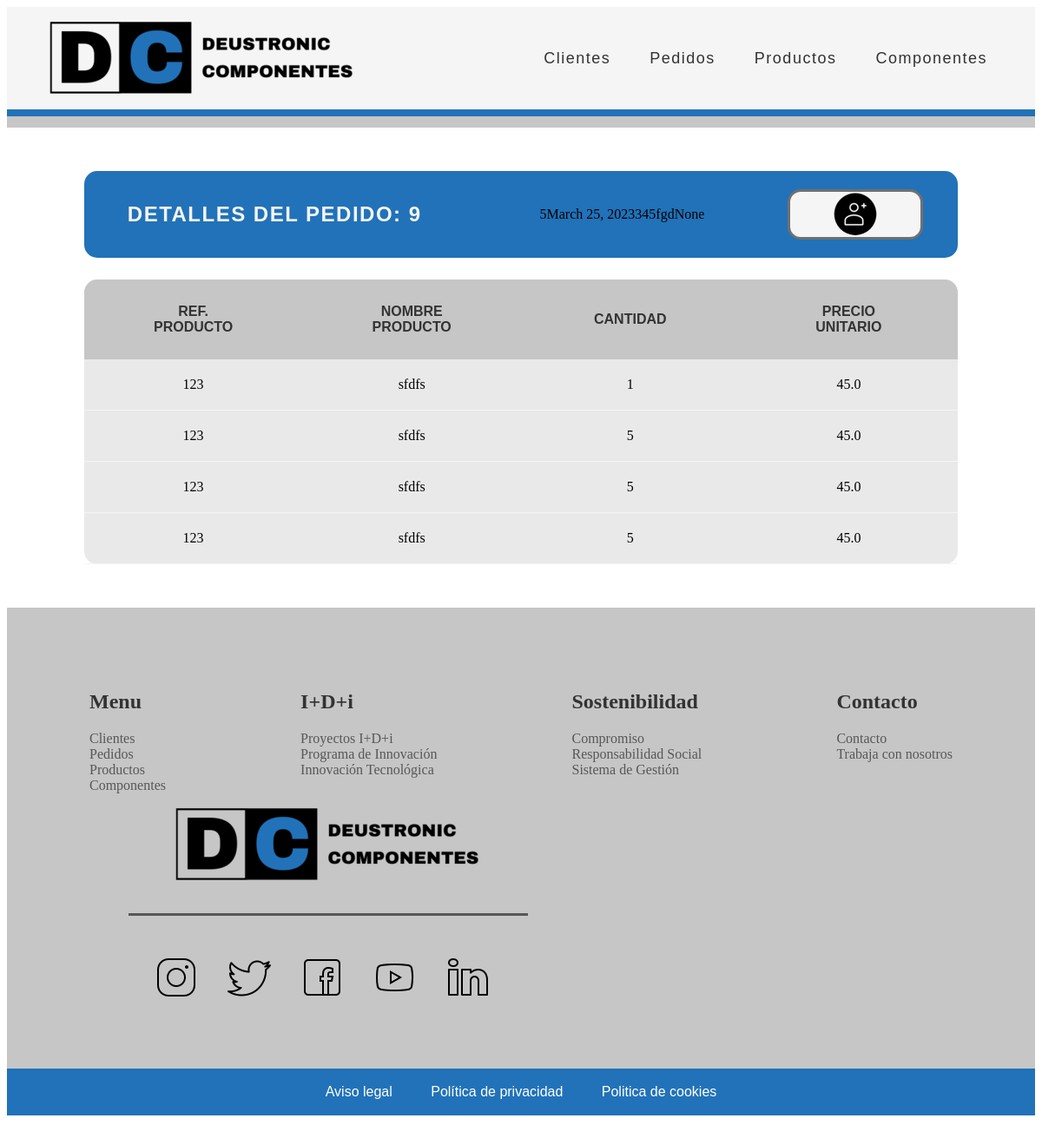
/appGestionPedidos/detallesPedido/9/, run on an earlier commit of the app's database.
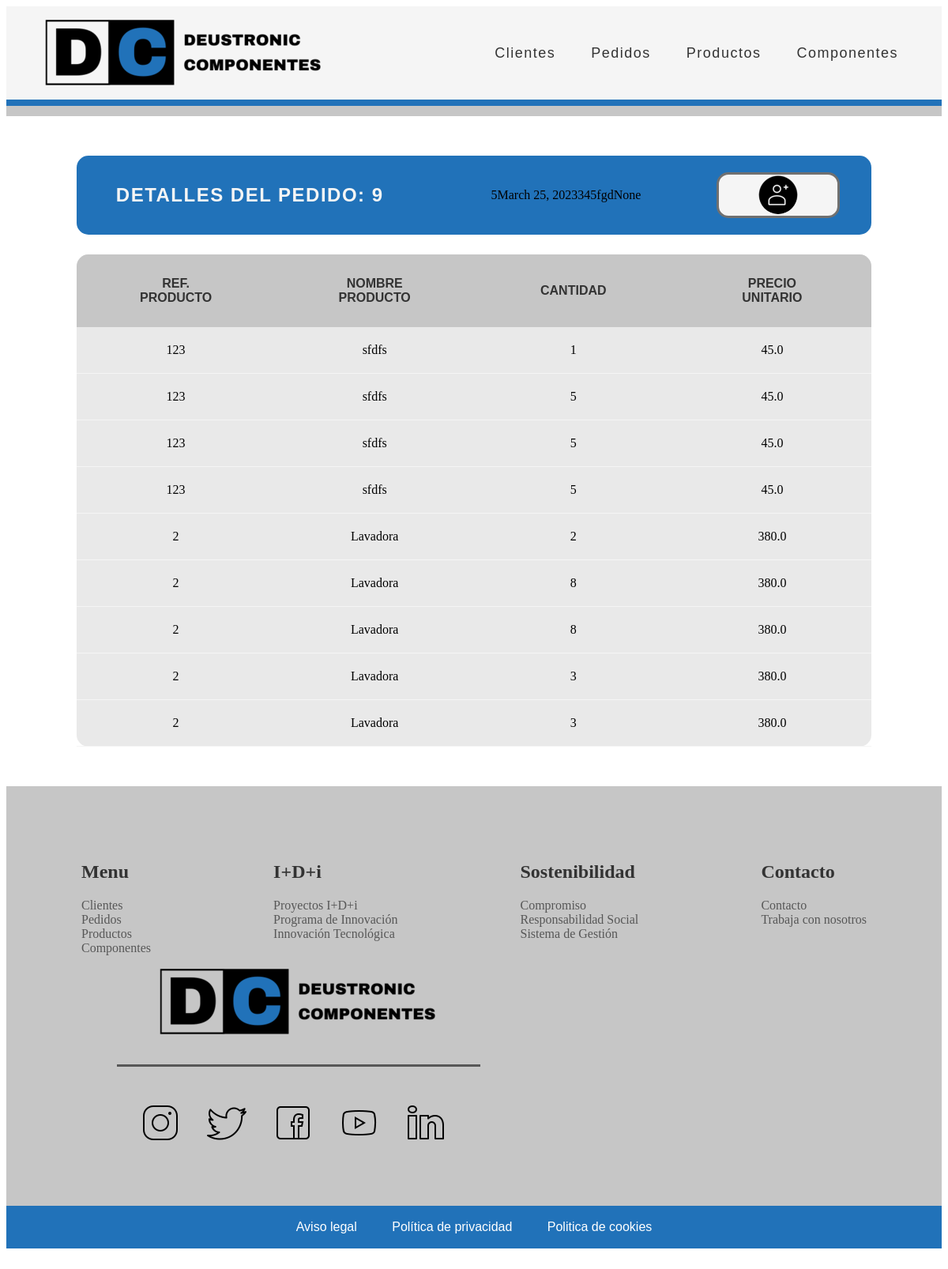
And on a later commit of the database.
### appGestionPedidos/models.py (models this page shows, shortened)
class Pedido(models.Model):
    referencia = models.IntegerField(unique=True)
    producto = models.ManyToManyField(Producto, through="ProductoPedido")
    fecha = models.DateField()
    cliente = models.ForeignKey(Cliente, on_delete=models.CASCADE)
    precioTotal = models.FloatField(blank=True, null=True)

class Cliente(models.Model):
    CIF = models.CharField(max_length=9, unique=True)
    nombreEmpresa = models.CharField(max_length=16)
    direccion = models.CharField(max_length=60)
    datosContacto = models.CharField(max_length=60)

class ProductoPedido(models.Model):
    idProducto = models.ForeignKey(Producto, on_delete=models.CASCADE)
    idPedido = models.ForeignKey(Pedido, on_delete=models.CASCADE)
    cantidad = models.IntegerField()

class Producto(models.Model):
    referencia = models.IntegerField(unique=True)
    precio = models.FloatField()
    nombre = models.CharField(max_length=16)
    descripcion = models.CharField(max_length=60)
    categoria = models.CharField(max_length=16)
    componente = models.ManyToManyField(Componente)

### appGestionPedidos/views.py (the view)
# urls.py: path('detallesPedido/<int:pk>/', views.ProductoPedidoDetailView.as_view(), name='detalles_Pedido'),
class ProductoPedidoDetailView(DetailView):
    model = Pedido

### appGestionPedidos/templates/appGestionPedidos/pedido_detail.html (shortened to what this page needs)
{% extends "base.html" %}
{% load static %}
{% block contenido %}
{% if pedido %}
<div class="main_container">
    <div class="main_title_container">
        <div class="main_title">
            <h2>DETALLES DEL PEDIDO: {{ pedido.id }}</h2>
        </div>
        <div class="main_title_detail">
            <ul>
                <li>{{ pedido.referencia }}</li>
                <li>{{ pedido.fecha }}</li>
                <li>{{ pedido.cliente.CIF }}</li>
                <li>{{ pedido.cliente.nombreEmpresa }}</li>
                <li>{{ pedido.precioTotal }}</li>
            </ul>
        </div>
        <a href="/appGestionPedidos/productoPedido/create"><img src="{% static 'imagenes\crear_cliente_2.png' %}" alt="Añadir productos al pedido"></a>
    </div>
    {% if pedido.producto.all %}
    <div class="main_table_container">
        <table class="main_table">
            <thead>
                <tr>
                    <th>REF. Producto</th>
                    <th>Nombre Producto</th>
                    <th>Cantidad</th>
                    <th>Precio Unitario</th>
                </tr>
            </thead>
            {% for productoPedido in pedido.productopedido_set.all %}
            <tbody class="main_table_contenido">
                <tr>
                    <td>{{ productoPedido.idProducto.referencia }}</td>
                    <td>{{ productoPedido.idProducto.nombre }}</td>
                    <td>{{ productoPedido.cantidad }}</td>
                    <td>{{ productoPedido.idProducto.precio }}</td>
                </tr>
            </tbody>
            {% endfor %}
        </table>
    </div>
    {% else %}
    <p>No hay detalles asociados al pedido.</p>
    {% endif %}
</div>
{% else %}
<p>No existe este pedidos</p>
{% endif %}
{% endblock %}

### appGestionPedidos/templates/base.html (shortened to what this page needs)
{% load static %}
<!DOCTYPE html>
<html lang="en">
    <head>
        <link rel="stylesheet" href="{% static 'CSS/estilos.css' %}">
    </head>
    <body>
        <header class="header">
            <div class="header_container">
                <div class="header_logo">
                    <a href="/appGestionPedidos"><img src="{% static 'imagenes\Logotipo.png' %}" alt="logo de la compañia"></a>
                </div>
                <nav class="header_navigation">
                    <ul>
                        <li><a href="/appGestionPedidos">Clientes</a></li>
                        <li><a href="/appGestionPedidos/pedido/list">Pedidos</a></li>
                        <li><a href="/appGestionPedidos/producto/list">Productos</a></li>
                        <li><a href="/appGestionPedidos/componente/list">Componentes</a></li>
                    </ul>
                </nav>
            </div>
            <div class="header_line">
                <div class="header_line_blue"></div>
                <div class="header_line_grey"></div>
            </div>
        </header>
        <main>
            {% block contenido %}{% endblock %}
        </main>
        <footer class="footer">
            <div class="footer_container">
                <div class="footer_top">
                    <div class="footer_top_container">
                        <div class="footer_top_cc">
                            <div class="footer_top_c">
                                <h2>Menu</h2>
                                <li><a href="/appGestionPedidos">Clientes</a></li>
                                <li><a href="/appGestionPedidos/pedido/list">Pedidos</a></li>
                                <li><a href="/appGestionPedidos/producto/list">Productos</a></li>
                                <li><a href="/appGestionPedidos/componente/list">Componentes</a></li>
                            </div>
                            <div class="footer_top_c">
                                <h2>I+D+i</h2>
                                <li><a href="https://www.google.es/" target="_blank">Proyectos I+D+i</a></li>
                                <li><a href="https://www.google.es/" target="_blank">Programa de Innovación</a></li>
                                <li><a href="https://www.google.es/" target="_blank">Innovación Tecnológica</a></li>
                            </div>
                            <div class="footer_top_c">
                                <h2>Sostenibilidad</h2>
                                <li><a href="https://www.google.es/" target="_blank">Compromiso</a></li>
                                <li><a href="https://www.google.es/" target="_blank">Responsabilidad Social</a></li>
                                <li><a href="https://www.google.es/" target="_blank">Sistema de Gestión</a></li>
                            </div>
                            <div class="footer_top_c">
                                <h2>Contacto</h2>
                                <li><a href="https://www.google.es/" target="_blank">Contacto</a></li>
                                <li><a href="https://www.google.es/">Trabaja con nosotros</a></li>
                            </div>
                            <div class="footer_top_c_right">
                                <div class="footer_logo">
                                    <a href="/appGestionPedidos"><img src="{% static 'imagenes\Logotipo.png' %}" alt="logo de la compañia en blanco y negro"></a>
                                </div>
                                <div class="footer_top_line"></div>
                                <div class="footer_top_SM">
                                    <ul>
                                        <li><a href="https://www.instagram.com/"><img src="{% static 'imagenes\icons8-instagram-50.png' %}" alt="Instagram icon"></a></li>
                                        <li><a href="https://twitter.com/"><img src="{% static 'imagenes\icons8-twitter-50.png' %}" alt="Twitter icon"></a></li>
                                        <li><a href="https://www.facebook.com/"><img src="{% static 'imagenes\icons8-facebook-50.png' %}" alt="Facebook icon"></a></li>
                                        <li><a href="https://www.youtube.com/"><img src="{% static 'imagenes\icons8-youtube-play-50.png' %}" alt="YouTube icon"></a></li>
                                        <li><a href="https://www.linkedin.com/"><img src="{% static 'imagenes\icons8-linkedin-50.png' %}" alt="LinkedIn icon"></a></li>
                                    </ul>
                                </div>
                            </div>
                        </div>
                    </div>
                </div>
                <div class="footer_bottom">
                    <ul>
                        <li><a href="https://www.google.es/" target="_blank">Aviso legal</a></li>
                        <li><a href="https://www.google.es/" target="_blank">Política de privacidad</a></li>
                        <li><a href="https://www.google.es/" target="_blank">Politica de cookies</a></li>
                    </ul>
                </div>
            </div>
        </footer>
    </body>
</html>

### appGestionPedidos/static/CSS/estilos.css (style rules this page uses)
a:link, a:visited { color: rgb(243, 3, 43); text-decoration: none; }
header { background-color: whitesmoke; color: #333; }
.header_container { display: flex; justify-content: space-between; align-items: center; }
.header_logo a { padding-left: 45px; }
.header_line_blue { background-color: #2172b9; height: 8px; }
.header_line_grey { background-color: #c6c6c6; height: 13px; }
.header_navigation ul { margin-right: 35px; padding: 0; list-style: none; font-family: sans-serif; font-size: large; justify-content: space-between; }
.header_navigation ul li { display: inline-block; }
.header_navigation ul li a { display: block; padding: 10px 20px; transition: all 0.4s linear; border-radius: 5px; cursor: pointer; color: #333; letter-spacing: 1.5px; }
.header a { text-decoration: none; }
.main_container { width: 85%; max-width: 1300px; margin: 50px auto; text-align: justify; }
.main_title_container { display: flex; align-items: center; justify-content: space-between; background-color: #2172b9; border-radius: 15px; height: 100px; }
.main_title_container a { align-items: center; text-align: center; height: 52px; width: 150px; margin-right: 40px; font-size: large; font-weight: 800; color:#333333; font-family: sans-serif; background-color:whitesmoke; border-color: #333333af; border-width: 3px; border-style: solid; border-radius: 15px; }
.main_title_container img { border-radius: 50px; }
.main_title { display: flex; align-items: center; vertical-align: middle; color: whitesmoke; padding-left: 50px; }
.main_title h2 { vertical-align: middle; font-family: sans-serif; font-size: x large; letter-spacing: 1.5px; }
.main_title_detail ul { list-style: none; display: flex; flex-direction: row; margin: 20px; }
.main_table_container { margin-top: 25px; display: flex; justify-content: center; background-color: #d4d4d483; border-radius: 15px; border: solid 1px rgba(255. 255, 255, 0.2); }
.main_table { width: 100%; font-size: 14px; table-layout: fixed; border-collapse: collapse; }
.main_table thead { background: #c6c6c6; }
.main_table th { padding: 28px 70px; font-weight: 775; font-family: sans-serif; font-size: medium; text-align: center; text-transform: uppercase; color:#333333; }
.main_table th:first-child { border-top-left-radius: 15px; }
.main_table th:last-child { border-top-right-radius: 15px; }
.main_table td { margin: 40px 70px; padding: 20px 0px; font-size: medium; text-align: center; border-bottom: solid 1px whitesmoke; }
.footer a { color: #575757 }
.footer_top { padding: 30px 0; background-color: #c6c6c6; color: #333; }
.footer_top_container { padding: 0px 65px; max-width: 1600px; margin: auto; }
.footer_top_cc { display: flex; flex-wrap: wrap; justify-content: space-between; }
.footer_top_c { width: auto; padding: 0 30px; padding-top: 45px; align-items: center; list-style: none; }
.footer_top_c_right { padding-left: 75px; padding-right: 15px; width: 460px; align-items: center; }
.footer_logo a { padding-left: 50px; }
.footer_top_line { margin-top: 20px; background-color: #575757; height: 3px; }
.footer_top_SM ul { list-style: none; justify-content: space-between; align-items: center; padding: 15px; }
.footer_top_SM ul li { display: inline-block; padding: 15px; }
.footer_bottom { background-color: #2172b9; display: flex; justify-content: center; }
.footer_bottom ul { padding: 0; list-style: none; font-family: Arial, Helvetica, sans-serif; font-size: medium; justify-content: space-between; }
.footer_bottom ul li { display: inline-block; }
.footer_bottom ul li a { display: block; padding: 2px 20px; cursor: pointer; color: white; }

What changed in the data, as far as the page shows it:
added ProductoPedido: idProducto.referencia "2", idProducto.nombre "Lavadora", cantidad "2", idProducto.precio "380.0"
added ProductoPedido: idProducto.referencia "2", idProducto.nombre "Lavadora", cantidad "8", idProducto.precio "380.0"
added ProductoPedido: idProducto.referencia "2", idProducto.nombre "Lavadora", cantidad "8", idProducto.precio "380.0"
added ProductoPedido: idProducto.referencia "2", idProducto.nombre "Lavadora", cantidad "3", idProducto.precio "380.0"
added ProductoPedido: idProducto.referencia "2", idProducto.nombre "Lavadora", cantidad "3", idProducto.precio "380.0"
